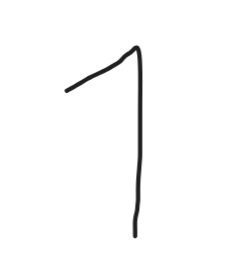
#> input picture model/digits/r_image_1.png, 241 x 271 px
$ python -i ImageProcessor.py   (imports and definitions only)
#> lines starting #> are read from the running program, lines starting #| are printed output that depends on the picture; after the words box and inside, x2 and y2 are one past the last pixel; in counts of white or black regions, pixels touching at a corner belong together
#> further down, picture is the input picture: shape (271, 241); min 31, max 255, mean 251
#!/opt/homebrew/bin/python3
"""
Name: ImageProcessor.py
Purpose: To process images before implementation in the Gaussian Naïve Bayes classifier
"""

__author__ = "Ojas Chaturvedi"
__github__ = "github.com/ojas-chaturvedi"
__license__ = "MIT"


# Import necessary libraries
import cv2
import numpy as np
from scipy import ndimage
import math


class ImageProcessor:
    def __init__(self, image_details) -> None:
        # image_details can be 1 of 2 things: a path to an image (from the code), or the actual image (from the website)

        # Initialize the image processor with the path to the image or image to be processed
        self.image_details = image_details

        # image_details is the actual image:
        if isinstance(image_details, np.ndarray):
            self.is_Image = True
        # image_details is a path to an image
        else:
            self.is_Image = False

    def process(self) -> np.ndarray:
        if self.is_Image == True:
            # Initialize image variable name with image array
            image = self.image_details
        elif self.is_Image == False:
            # Load the image with path in grayscale
            image = cv2.imread(self.image_path, cv2.IMREAD_GRAYSCALE)

        # Resize and invert the image to a 20x20 pixel size for uniformity with training data
        image = cv2.resize(255 - image, (20, 20), interpolation=cv2.INTER_AREA)
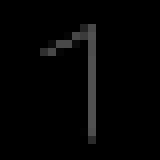
#> image: shape (20, 20) (shown 8 times larger); min 0, max 80, mean 4

        # Apply thresholding to convert the grayscale image to binary (black and white)
        _, image = cv2.threshold(image, 128, 255, cv2.THRESH_BINARY + cv2.THRESH_OTSU)
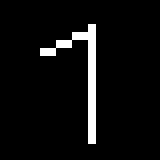
#> image: shape (20, 20) (shown 8 times larger); 5.2% white in thin lines or dots, all inside (x1, y1, x2, y2) = (5, 3, 12, 18)

        # Remove any empty (black) borders to center the digit
        image = self.trim_empty_borders(image)

        # Calculate the best shift to center the digit within the image
        shift_x, shift_y = self.calculate_best_shift(image)
        image = self.shift_image(image, shift_x, shift_y)

        # Normalize the pixel values to the range [0, 1]
        image = image / 255.0

        # Reshape the image to a 1D array to match the model's input requirements
        image = image.reshape(-1)

        return image

    def trim_empty_borders(self, image) -> np.ndarray:
        # Remove empty borders around the digit to reduce noise and improve classification accuracy
        while np.sum(image[0]) == 0:
            image = image[1:]
#> this loop made 3 passes

        while np.sum(image[:, 0]) == 0:
            image = np.delete(image, 0, 1)
#> this loop made 5 passes

        while np.sum(image[-1]) == 0:
            image = image[:-1]
#> this loop made 2 passes

        while np.sum(image[:, -1]) == 0:
            image = np.delete(image, -1, 1)
#> this loop made 8 passes

        # Resize the image to maintain a standard size
        rows, cols = image.shape
#> rows = 15; cols = 7
        if rows > cols:
            factor = 20.0 / rows
#> factor = 1.33
            rows = 20
            cols = int(round(cols * factor))
#> cols = 9
        else:
            factor = 20.0 / cols
            cols = 20
            rows = int(round(rows * factor))
        image = cv2.resize(image, (cols, rows))

        # Add padding to ensure the image is 28x28 pixels
        col_padding = (
            int(math.ceil((28 - cols) / 2.0)),
            int(math.floor((28 - cols) / 2.0)),
        )
#> col_padding = (10, 9)
        row_padding = (
            int(math.ceil((28 - rows) / 2.0)),
            int(math.floor((28 - rows) / 2.0)),
        )
        image = np.pad(image, (row_padding, col_padding), "constant")
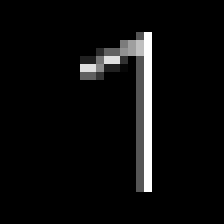
#> image: shape (28, 28) (shown 8 times larger); min 0, max 255, mean 12

        return image

    def calculate_best_shift(self, image) -> np.int64:
        # Calculate the optimal shift to center the digit based on its center of mass
        center_y, center_x = ndimage.center_of_mass(image)
#> center_y = 11.67; center_x = 16.51
        rows, cols = image.shape
#> rows = 28; cols = 28
        shift_x = np.round(cols / 2.0 - center_x).astype(int)
#> shift_x = -3
        shift_y = np.round(rows / 2.0 - center_y).astype(int)
#> shift_y = 2
#> in process, `shift_x, shift_y = self.calculate_best_shift(image)`: shift_x = -3; shift_y = 2

        return shift_x, shift_y

    def shift_image(self, image, shift_x, shift_y) -> np.ndarray:
        # Apply the calculated shift to the image to center the digit
#> called with shift_x = -3, shift_y = 2
        rows, cols = image.shape
#> rows = 28; cols = 28
        transformation_matrix = np.float32([[1, 0, shift_x], [0, 1, shift_y]])
#> transformation_matrix = [[1, 0, -3], [0, 1, 2]]
        shifted_image = cv2.warpAffine(image, transformation_matrix, (cols, rows))
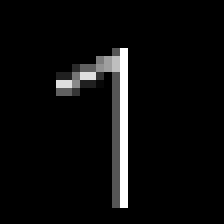
#> shifted_image: shape (28, 28) (shown 8 times larger); min 0, max 255, mean 12
        return shifted_image


def main() -> None:
    # Implementation of image processor in ./predict_digit_images.py
    pass


# [2 lines not run here, left out]

>>> import cv2
>>> picture = cv2.imread('digits/r_image_1.png', cv2.IMREAD_GRAYSCALE)
>>> result = ImageProcessor(picture).process()
#> in process, `image = image.reshape(-1)`: image = 784 values, max 1 at index 183, min 0 at index 0, mean 0.0471
#> result has the same summary as image in process

$ run again, on model/digits/r_image_111.png
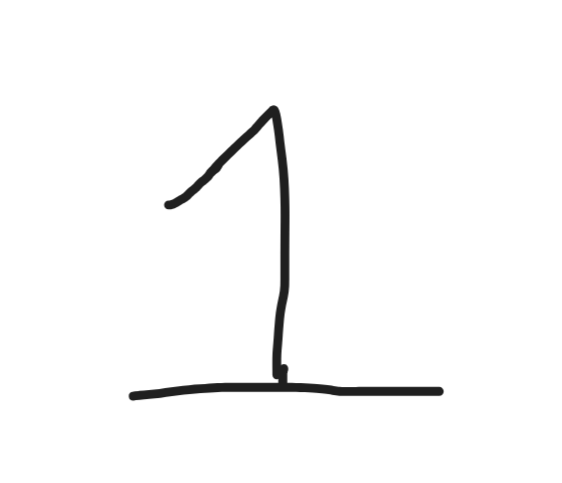
#> input picture model/digits/r_image_111.png, 562 x 483 px
#> picture is the input picture: shape (483, 562); min 31, max 255, mean 249.5
#> the loop in trim_empty_borders, `while np.sum(image[0]) == 0:` made 4 passes
#> the loop in trim_empty_borders, `while np.sum(image[:, 0]) == 0:` made 5 passes
#> the loop in trim_empty_borders, `while np.sum(image[-1]) == 0:` made 3 passes
#> the loop in trim_empty_borders, `while np.sum(image[:, -1]) == 0:` made 4 passes
#> in trim_empty_borders, `image = np.pad(image, (row_padding, col_padding), "constant")`:
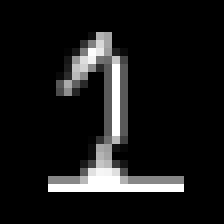
#> image: shape (28, 28) (shown 8 times larger); min 0, max 255, mean 23.5
#> center_y = 16.09; center_x = 12.95
#> in calculate_best_shift, `shift_x = np.round(cols / 2.0 - center_x).astype(int)`: shift_x = 1
#> in calculate_best_shift, `shift_y = np.round(rows / 2.0 - center_y).astype(int)`: shift_y = -2
#> in process, `shift_x, shift_y = self.calculate_best_shift(image)`: shift_x = 1; shift_y = -2
#> transformation_matrix = [[1, 0, 1], [0, 1, -2]]
#> in shift_image, `shifted_image = cv2.warpAffine(image, transformation_matrix, (cols, ro..`:
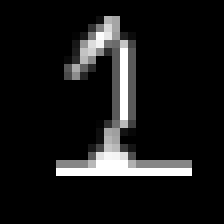
#> shifted_image: shape (28, 28) (shown 8 times larger); min 0, max 255, mean 23.5
#> in process, `image = image.reshape(-1)`: image = 784 values, max 1 at index 183, min 0 at index 0, mean 0.0922
#> result has the same summary as image in process

$ run again, on model/digits/r_image_3.png
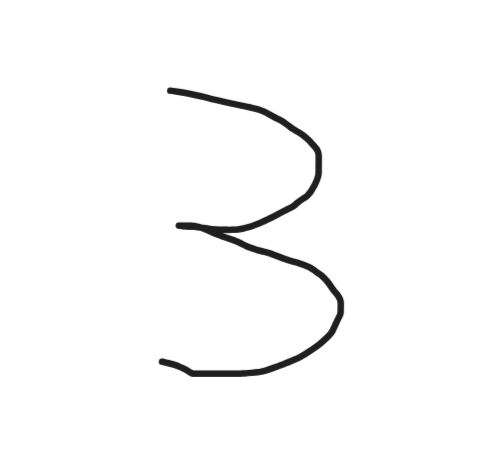
#> input picture model/digits/r_image_3.png, 483 x 456 px
#> picture is the input picture: shape (456, 483); min 31, max 255, mean 250.2
#> the loop in trim_empty_borders, `while np.sum(image[0]) == 0:` made 4 passes
#> the loop in trim_empty_borders, `while np.sum(image[:, 0]) == 0:` made 7 passes
#> the loop in trim_empty_borders, `while np.sum(image[-1]) == 0:` made 3 passes
#> the loop in trim_empty_borders, `while np.sum(image[:, -1]) == 0:` made 5 passes
#> in trim_empty_borders, `image = np.pad(image, (row_padding, col_padding), "constant")`:
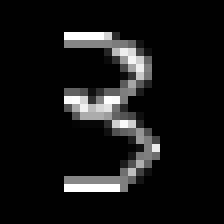
#> image: shape (28, 28) (shown 8 times larger); min 0, max 255, mean 21.1
#> center_y = 13.21; center_x = 13.3
#> in calculate_best_shift, `shift_x = np.round(cols / 2.0 - center_x).astype(int)`: shift_x = 1
#> transformation_matrix = [[1, 0, 1], [0, 1, 1]]
#> in shift_image, `shifted_image = cv2.warpAffine(image, transformation_matrix, (cols, ro..`:
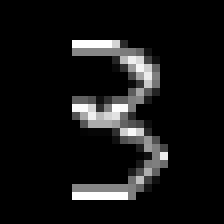
#> shifted_image: shape (28, 28) (shown 8 times larger); min 0, max 255, mean 21.1
#> in process, `image = image.reshape(-1)`: image = 784 values, max 1 at index 149, min 0 at index 0, mean 0.0827
#> result has the same summary as image in process
